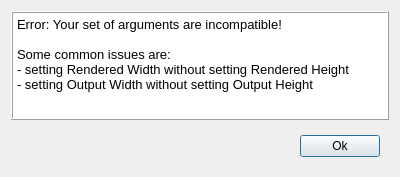
<?xml version="1.0" encoding="UTF-8"?>
<ui version="4.0">
 <class>Dialog_ApplyError</class>
 <widget class="QDialog" name="Dialog_ApplyError">
  <property name="windowModality">
   <enum>Qt::WindowModality::ApplicationModal</enum>
  </property>
  <property name="geometry">
   <rect>
    <x>0</x>
    <y>0</y>
    <width>400</width>
    <height>177</height>
   </rect>
  </property>
  <property name="windowTitle">
   <string>Dialog</string>
  </property>
  <property name="modal">
   <bool>true</bool>
  </property>
  <layout class="QVBoxLayout" name="verticalLayout">
   <item>
    <widget class="QFrame" name="frame_2">
     <property name="sizePolicy">
      <sizepolicy hsizetype="Preferred" vsizetype="Preferred">
       <horstretch>0</horstretch>
       <verstretch>1</verstretch>
      </sizepolicy>
     </property>
     <property name="frameShape">
      <enum>QFrame::Shape::Box</enum>
     </property>
     <property name="frameShadow">
      <enum>QFrame::Shadow::Raised</enum>
     </property>
     <layout class="QVBoxLayout" name="verticalLayout_2">
      <property name="spacing">
       <number>0</number>
      </property>
      <property name="leftMargin">
       <number>0</number>
      </property>
      <property name="topMargin">
       <number>0</number>
      </property>
      <property name="rightMargin">
       <number>0</number>
      </property>
      <property name="bottomMargin">
       <number>0</number>
      </property>
      <item>
       <widget class="QWidget" name="widget_3" native="true">
        <layout class="QGridLayout" name="gridLayout">
         <property name="leftMargin">
          <number>0</number>
         </property>
         <property name="topMargin">
          <number>0</number>
         </property>
         <property name="rightMargin">
          <number>0</number>
         </property>
         <property name="bottomMargin">
          <number>0</number>
         </property>
         <item row="0" column="0">
          <widget class="QTextBrowser" name="textBrowser">
           <property name="frameShape">
            <enum>QFrame::Shape::NoFrame</enum>
           </property>
           <property name="html">
            <string>&lt;!DOCTYPE HTML PUBLIC &quot;-//W3C//DTD HTML 4.0//EN&quot; &quot;http://www.w3.org/TR/REC-html40/strict.dtd&quot;&gt;
&lt;html&gt;&lt;head&gt;&lt;meta name=&quot;qrichtext&quot; content=&quot;1&quot; /&gt;&lt;meta charset=&quot;utf-8&quot; /&gt;&lt;style type=&quot;text/css&quot;&gt;
p, li { white-space: pre-wrap; }
hr { height: 1px; border-width: 0; }
li.unchecked::marker { content: &quot;\2610&quot;; }
li.checked::marker { content: &quot;\2612&quot;; }
&lt;/style&gt;&lt;/head&gt;&lt;body style=&quot; font-family:'Noto Sans'; font-size:10pt; font-weight:400; font-style:normal;&quot;&gt;
&lt;p style=&quot; margin-top:0px; margin-bottom:0px; margin-left:0px; margin-right:0px; -qt-block-indent:0; text-indent:0px;&quot;&gt;Error: Your set of arguments are incompatible!&lt;/p&gt;
&lt;p style=&quot; margin-top:0px; margin-bottom:0px; margin-left:0px; margin-right:0px; -qt-block-indent:0; text-indent:0px;&quot;&gt;&lt;br /&gt;Some common issues are:&lt;/p&gt;
&lt;p style=&quot; margin-top:0px; margin-bottom:0px; margin-left:0px; margin-right:0px; -qt-block-indent:0; text-indent:0px;&quot;&gt;- setting Rendered Width without setting Rendered Height&lt;/p&gt;
&lt;p style=&quot; margin-top:0px; margin-bottom:0px; margin-left:0px; margin-right:0px; -qt-block-indent:0; text-indent:0px;&quot;&gt;- setting Output Width without setting Output Height&lt;/p&gt;&lt;/body&gt;&lt;/html&gt;</string>
           </property>
          </widget>
         </item>
        </layout>
       </widget>
      </item>
     </layout>
    </widget>
   </item>
   <item>
    <widget class="QFrame" name="frame">
     <property name="frameShape">
      <enum>QFrame::Shape::NoFrame</enum>
     </property>
     <property name="frameShadow">
      <enum>QFrame::Shadow::Plain</enum>
     </property>
     <layout class="QHBoxLayout" name="horizontalLayout">
      <item>
       <spacer name="horizontalSpacer">
        <property name="orientation">
         <enum>Qt::Orientation::Horizontal</enum>
        </property>
        <property name="sizeHint" stdset="0">
         <size>
          <width>193</width>
          <height>20</height>
         </size>
        </property>
       </spacer>
      </item>
      <item>
       <widget class="QPushButton" name="pushButton_ok">
        <property name="text">
         <string>Ok</string>
        </property>
       </widget>
      </item>
     </layout>
    </widget>
   </item>
  </layout>
 </widget>
 <resources/>
 <connections/>
</ui>
